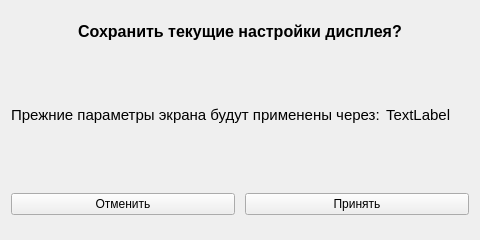
<?xml version="1.0" encoding="UTF-8"?>
<ui version="4.0">
 <class>Confirm</class>
 <widget class="QWidget" name="Confirm">
  <property name="geometry">
   <rect>
    <x>0</x>
    <y>0</y>
    <width>480</width>
    <height>240</height>
   </rect>
  </property>
  <property name="sizePolicy">
   <sizepolicy hsizetype="Fixed" vsizetype="Fixed">
    <horstretch>0</horstretch>
    <verstretch>0</verstretch>
   </sizepolicy>
  </property>
  <property name="minimumSize">
   <size>
    <width>480</width>
    <height>240</height>
   </size>
  </property>
  <property name="maximumSize">
   <size>
    <width>480</width>
    <height>240</height>
   </size>
  </property>
  <property name="windowTitle">
   <string>Form</string>
  </property>
  <layout class="QGridLayout" name="gridLayout">
   <item row="0" column="0" colspan="2">
    <widget class="QLabel" name="saveLabel">
     <property name="maximumSize">
      <size>
       <width>16777215</width>
       <height>40</height>
      </size>
     </property>
     <property name="font">
      <font>
       <pointsize>12</pointsize>
       <weight>75</weight>
       <bold>true</bold>
      </font>
     </property>
     <property name="text">
      <string>Сохранить текущие настройки дисплея?</string>
     </property>
     <property name="alignment">
      <set>Qt::AlignCenter</set>
     </property>
    </widget>
   </item>
   <item row="1" column="0">
    <widget class="QLabel" name="label">
     <property name="font">
      <font>
       <pointsize>11</pointsize>
      </font>
     </property>
     <property name="text">
      <string>Прежние параметры экрана будут применены через:</string>
     </property>
    </widget>
   </item>
   <item row="1" column="1">
    <widget class="QLabel" name="label_2">
     <property name="font">
      <font>
       <pointsize>11</pointsize>
      </font>
     </property>
     <property name="text">
      <string>TextLabel</string>
     </property>
    </widget>
   </item>
   <item row="2" column="0" colspan="2">
    <widget class="QFrame" name="frame">
     <property name="maximumSize">
      <size>
       <width>16777215</width>
       <height>50</height>
      </size>
     </property>
     <property name="frameShape">
      <enum>QFrame::NoFrame</enum>
     </property>
     <property name="frameShadow">
      <enum>QFrame::Raised</enum>
     </property>
     <layout class="QHBoxLayout" name="horizontalLayout">
      <property name="spacing">
       <number>10</number>
      </property>
      <property name="leftMargin">
       <number>0</number>
      </property>
      <property name="topMargin">
       <number>0</number>
      </property>
      <property name="rightMargin">
       <number>0</number>
      </property>
      <property name="bottomMargin">
       <number>0</number>
      </property>
      <item>
       <widget class="QPushButton" name="cancelButton">
        <property name="text">
         <string>Отменить</string>
        </property>
       </widget>
      </item>
      <item>
       <widget class="QPushButton" name="applyButton">
        <property name="text">
         <string>Принять</string>
        </property>
       </widget>
      </item>
     </layout>
    </widget>
   </item>
  </layout>
 </widget>
 <resources/>
 <connections/>
</ui>
